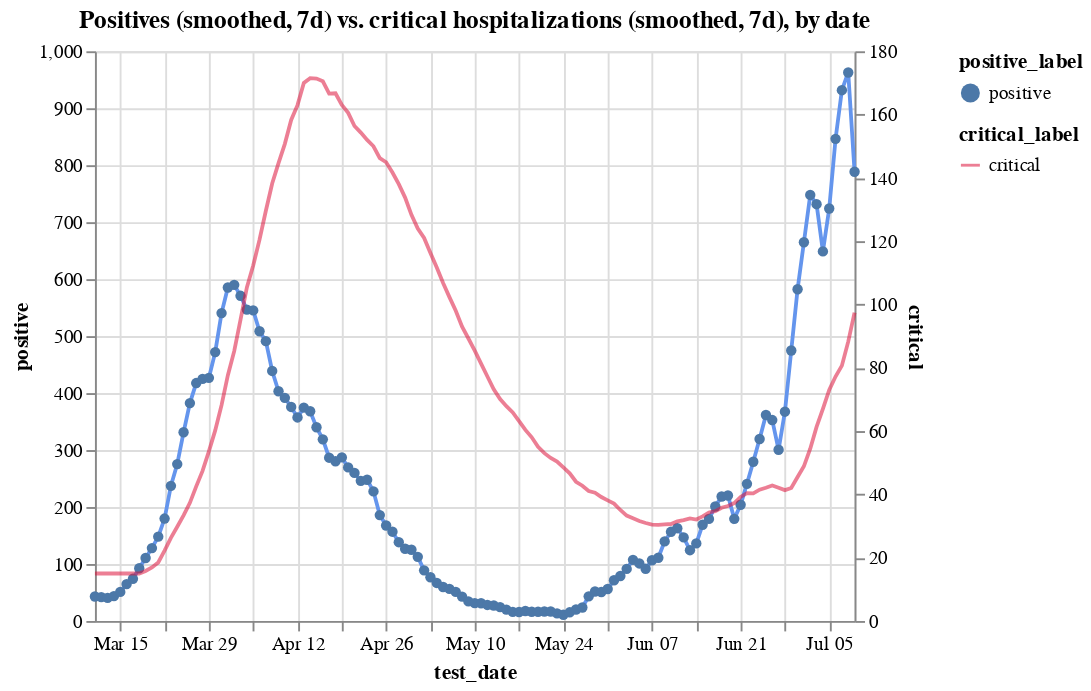

The code cell stored with this chart in its notebook:
### Code cell
c1 = alt.Chart(hos_and_rate[hos_and_rate.positive_rate<0.12]
               .assign(positive = lambda x: x.positive.ewm(span=7).mean())
               .assign(positive_label ='positive')).mark_line(color='cornflowerblue').encode(
    x='test_date',
    y='positive',
    tooltip=['test_date', 'positive'],
    shape='positive_label'
)
c2 = alt.Chart(hos_and_rate
               .assign(critical_label='critical')
               .assign(critical = lambda x: x.critical.ewm(span=7).mean())
              ).mark_line(color='crimson').encode(
    x='test_date',
    y='critical',
    tooltip=['test_date', 'critical'],
    opacity='critical_label'
)


alt.layer(c1, c2).resolve_scale(y='independent').properties(title='Positives (smoothed, 7d) vs. critical hospitalizations (smoothed, 7d), by date')
